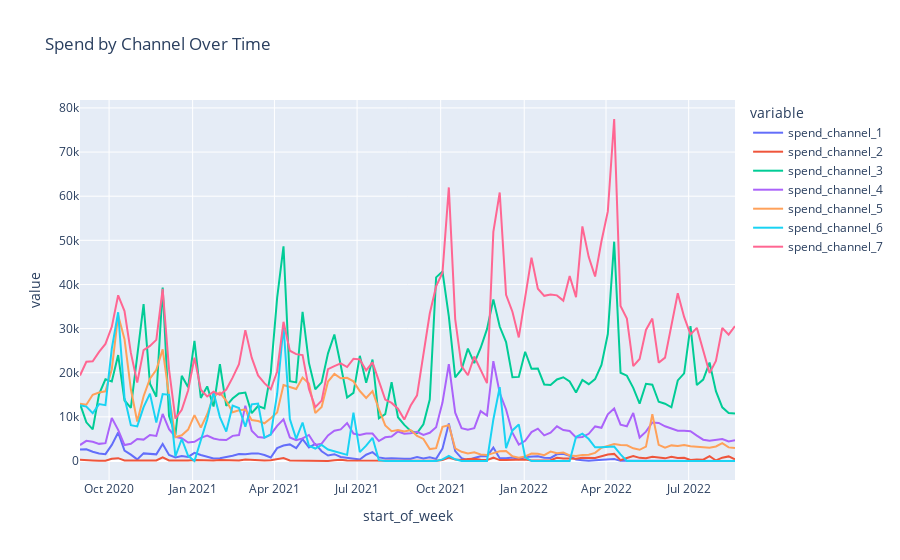

The cell this chart's notebook holds for it:
### Markdown cell above
####  Spend by channel over time

### Code cell
fig = px.line(df, x='start_of_week', y=df.columns[2:], 
              title='Spend by Channel Over Time')
fig.show()
